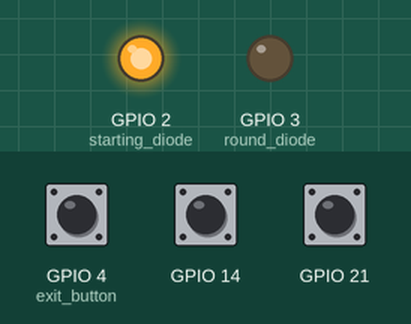
Bench run of a program on a simulated Raspberry Pi (BCM pin numbers). Parts: output pins drawn as LEDs (lit = HIGH). The test bench sets the inputs (shaded band); at power-on: GPIO 4 (exit_button) HIGH, GPIO 14 HIGH, GPIO 21 HIGH. Random numbers come from a fixed seed; what the program prints to the terminal is not drawn.

Above: at 0.1 s.
At 8.2 s:
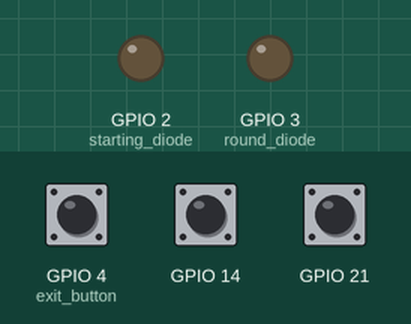
8.3 s: GPIO 4 (exit_button) pulled LOW for 0.15 s
At 11.3 s:
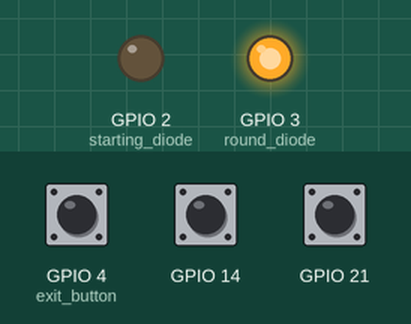
Timing chart, 0 to 16.0 s (numbered marks = the images above; inputs shaded):
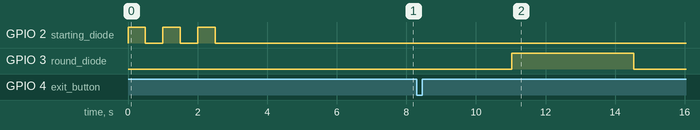

The program:

main.py
```python
import os
from random import randint
from time import sleep, perf_counter

from gpiozero import LED, Button

from player import Player
from timer import Timer

from os import system

# number of players
NO_OF_PLAYERS = 2
STARTING_DIODE_PIN = 2
ROUND_DIODE_PIN = 3
EXIT_BUTTON_PIN = 4
ROUND_TIME = 2

# list of gpio numbers for each player.
LIST_OF_PINS = [21, 14]

# If length of list isn't equal to no of players it prints error
if len(LIST_OF_PINS) != NO_OF_PLAYERS:
    print("ERROR\nDifference in pins and no of players")
    exit()

# initialization of list of players based on list of pins
player_list = [Player(x) for x in LIST_OF_PINS]


# initialization of starting and round LEDs
starting_diode = LED(STARTING_DIODE_PIN)
round_diode = LED(ROUND_DIODE_PIN)
exit_button = Button(EXIT_BUTTON_PIN)

round_counter = 0

if_round_on = False

##############################################################################
# FUNCTIONS SEGMENT


def game_init():
    system('clear')
    sleep(1)
    print("Hey...")
    sleep(0.5)
    print("You wanna play a game?")
    sleep(0.5)
    print("( ͡° ͜ʖ ͡°)( ͡° ͜ʖ ͡°)( ͡° ͜ʖ ͡°)( ͡° ͜ʖ ͡°)( ͡° ͜ʖ ͡°)( ͡° ͜ʖ ͡°)( ͡° ͜ʖ ͡°)( ͡° ͜ʖ ͡°)( ͡° ͜ʖ ͡°)( ͡° ͜ʖ ͡°)( ͡° ͜ʖ ͡°)")
    sleep(2)
    print("LET'S PLAAAAYYYYY")
    pass


def round_initialization(p_list, r_counter):

    global round_diode

    system("clear")
    print(f"Round {r_counter}")
    sleep(1)
    print("\nGET READY")

    sleep(randint(1, 10))
    print("\nNOW")
    round_diode.on()

    init_time = perf_counter()
    for x in p_list:
        x.round_init(init_time)
    pass


def round_end():
    global ROUND_TIME
    timer = Timer()
    while True in [x.is_round_on() for x in player_list]:
        if not timer.not_passed(ROUND_TIME):
            print("WOOPS")
            sleep(0.5)
            print("BE BETTER NEXT TIME")
            sleep(0.5)
            print("...")
            sleep(0.5)
            print("SLOWPOKE... ಠ╭╮ಠ")
            break
        pass
    pass


def results():
    global player_list
    player_counter = 0
    for i in player_list:
        player_counter += 1
        i = i.show_results()

        print("------------")
        print(f"Player {player_counter}:")
        print("------------", end='\n\n')
        print(f"mean time: {i['mean time']}")
        print(f"points: {i['points']}")
        print(f"falstarts: {i['falstarts']}")

        sleep(1)


def exit_programme():
    global starting_diode
    global round_diode

    results()

    x = input("\n\n NIIIIIICE!")

    starting_diode.off()
    round_diode.off()

    exit()

##############################################################################
# MAIN


starting_diode.blink(0.5, 0.5, 3, False)

exit_button.when_activated = exit_programme

game_init()

while True:

    round_counter += 1

    round_initialization(player_list, round_counter)
    round_end()
    round_diode.off()

    sleep(5)
    pass

starting_diode.off()
round_diode.off()
exit()
```

player.py
```python
from gpiozero import Button
from numpy import mean

import timer


class Player:
    def __init__(self, pin: int):
        self.button = Button(pin)
        self.timer = timer.Timer()
        self.points = 0
        self.mean_time = 0
        self.falstarts = 0

        self.ROUND_TIME = 2

        self.if_round_on = False
        self.button.when_activated = self.pressed

    def pressed(self):
        if self.if_round_on:
            t = self.timer.stop()

            print(self.button.pin)
            print(round(t, 3))

            self.points += (self.ROUND_TIME - t) * 10 / self.ROUND_TIME

            self.mean_time = mean(self.timer.all())

            self.if_round_on = False
        else:
            print("Falstart")
            self.points -= 10
            self.falstarts += 1
        pass

    def round_init(self, init_time=0):
        self.if_round_on = True
        self.timer.start() if init_time == 0 else self.timer.set_init_time(init_time)

    def is_round_on(self):
        return self.if_round_on

    def show_results(self):
        return {'mean time': self.mean_time,
                'points': self.points,
                'falstarts': self.falstarts
                }

    def add_points(self, x):
        self.points += x
```

timer.py
```python
import time

class Timer:

    def __init__(self):
        self.init_time = time.perf_counter()
        self.times = []

    def start(self):
        self.init_time = time.perf_counter()

    def stop(self):
        self.times.append(time.perf_counter()-self.init_time)
        return self.times[-1]

    def all(self):
        return self.times

    def set_init_time(self, x):
        self.init_time = x

    def not_passed(self, sec):
        return True if self.init_time + sec > time.perf_counter() else False
```
